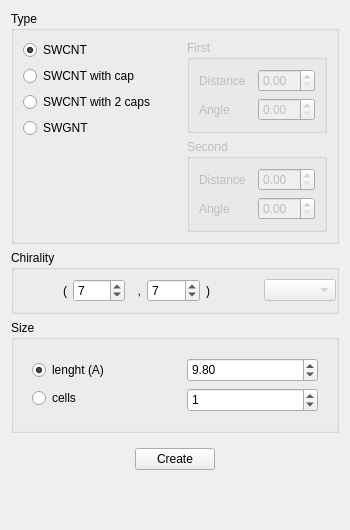
                  <widget class="QWidget" name="tab_36">
                   <attribute name="title">
                    <string>SWNT</string>
                   </attribute>
                   <layout class="QVBoxLayout" name="verticalLayout_94">
                    <item>
                     <widget class="QGroupBox" name="groupBox_3">
                      <property name="minimumSize">
                       <size>
                        <width>0</width>
                        <height>0</height>
                       </size>
                      </property>
                      <property name="maximumSize">
                       <size>
                        <width>16777215</width>
                        <height>16777215</height>
                       </size>
                      </property>
                      <property name="title">
                       <string>Type</string>
                      </property>
                      <layout class="QHBoxLayout" name="horizontalLayout_43">
                       <property name="leftMargin">
                        <number>0</number>
                       </property>
                       <property name="topMargin">
                        <number>0</number>
                       </property>
                       <property name="rightMargin">
                        <number>0</number>
                       </property>
                       <property name="bottomMargin">
                        <number>0</number>
                       </property>
                       <item>
                        <widget class="QFrame" name="frame_13">
                         <property name="frameShape">
                          <enum>QFrame::NoFrame</enum>
                         </property>
                         <property name="frameShadow">
                          <enum>QFrame::Raised</enum>
                         </property>
                         <layout class="QVBoxLayout" name="verticalLayout_19">
                          <item>
                           <widget class="QRadioButton" name="FormActionsPreRadioSWNT">
                            <property name="text">
                             <string>SWCNT</string>
                            </property>
                            <property name="checked">
                             <bool>true</bool>
                            </property>
                           </widget>
                          </item>
                          <item>
                           <widget class="QRadioButton" name="FormActionsPreRadioSWNTcap">
                            <property name="text">
                             <string>SWCNT with cap</string>
                            </property>
                           </widget>
                          </item>
                          <item>
                           <widget class="QRadioButton" name="FormActionsPreRadioSWNTcap_2">
                            <property name="text">
                             <string>SWCNT with 2 caps</string>
                            </property>
                           </widget>
                          </item>
                          <item>
                           <widget class="QRadioButton" name="createSWGNTradio">
                            <property name="text">
                             <string>SWGNT</string>
                            </property>
                            <property name="checked">
                             <bool>false</bool>
                            </property>
                           </widget>
                          </item>
                          <item>
                           <spacer name="verticalSpacer_5">
                            <property name="orientation">
                             <enum>Qt::Vertical</enum>
                            </property>
                            <property name="sizeHint" stdset="0">
                             <size>
                              <width>20</width>
                              <height>40</height>
                             </size>
                            </property>
                           </spacer>
                          </item>
                         </layout>
                        </widget>
                       </item>
                       <item>
                        <widget class="QFrame" name="frame_24">
                         <property name="frameShape">
                          <enum>QFrame::NoFrame</enum>
                         </property>
                         <property name="frameShadow">
                          <enum>QFrame::Raised</enum>
                         </property>
                         <layout class="QVBoxLayout" name="verticalLayout_64">
                          <item>
                           <widget class="QGroupBox" name="FormCreateGroupFirstCap">
                            <property name="enabled">
                             <bool>false</bool>
                            </property>
                            <property name="minimumSize">
                             <size>
                              <width>0</width>
                              <height>0</height>
                             </size>
                            </property>
                            <property name="title">
                             <string>First</string>
                            </property>
                            <layout class="QVBoxLayout" name="verticalLayout_66">
                             <item>
                              <widget class="QFrame" name="frame_98">
                               <property name="frameShape">
                                <enum>QFrame::NoFrame</enum>
                               </property>
                               <property name="frameShadow">
                                <enum>QFrame::Raised</enum>
                               </property>
                               <layout class="QHBoxLayout" name="horizontalLayout_102">
                                <property name="leftMargin">
                                 <number>0</number>
                                </property>
                                <property name="topMargin">
                                 <number>0</number>
                                </property>
                                <property name="rightMargin">
                                 <number>0</number>
                                </property>
                                <property name="bottomMargin">
                                 <number>0</number>
                                </property>
                                <item>
                                 <widget class="QLabel" name="label_45">
                                  <property name="text">
                                   <string>Distance</string>
                                  </property>
                                 </widget>
                                </item>
                                <item>
                                 <widget class="QDoubleSpinBox" name="FormCreateSpinFirstCapDist">
                                  <property name="locale">
                                   <locale language="English" country="UnitedStates"/>
                                  </property>
                                 </widget>
                                </item>
                               </layout>
                              </widget>
                             </item>
                             <item>
                              <widget class="QFrame" name="frame_99">
                               <property name="frameShape">
                                <enum>QFrame::NoFrame</enum>
                               </property>
                               <property name="frameShadow">
                                <enum>QFrame::Raised</enum>
                               </property>
                               <layout class="QHBoxLayout" name="horizontalLayout_103">
                                <property name="leftMargin">
                                 <number>0</number>
                                </property>
                                <property name="topMargin">
                                 <number>0</number>
                                </property>
                                <property name="rightMargin">
                                 <number>0</number>
                                </property>
                                <property name="bottomMargin">
                                 <number>0</number>
                                </property>
                                <item>
                                 <widget class="QLabel" name="label_46">
                                  <property name="text">
                                   <string>Angle</string>
                                  </property>
                                 </widget>
                                </item>
                                <item>
                                 <widget class="QDoubleSpinBox" name="FormCreateSpinFirstCapAngle">
                                  <property name="locale">
                                   <locale language="English" country="UnitedStates"/>
                                  </property>
                                 </widget>
                                </item>
                               </layout>
                              </widget>
                             </item>
                            </layout>
                           </widget>
                          </item>
                          <item>
                           <widget class="QGroupBox" name="FormCreateGroupSecondCap">
                            <property name="enabled">
                             <bool>false</bool>
                            </property>
                            <property name="minimumSize">
                             <size>
                              <width>0</width>
                              <height>0</height>
                             </size>
                            </property>
                            <property name="title">
                             <string>Second</string>
                            </property>
                            <layout class="QVBoxLayout" name="verticalLayout_67">
                             <item>
                              <widget class="QFrame" name="frame_100">
                               <property name="frameShape">
                                <enum>QFrame::NoFrame</enum>
                               </property>
                               <property name="frameShadow">
                                <enum>QFrame::Raised</enum>
                               </property>
                               <layout class="QHBoxLayout" name="horizontalLayout_105">
                                <property name="leftMargin">
                                 <number>0</number>
                                </property>
                                <property name="topMargin">
                                 <number>0</number>
                                </property>
                                <property name="rightMargin">
                                 <number>0</number>
                                </property>
                                <property name="bottomMargin">
                                 <number>0</number>
                                </property>
                                <item>
                                 <widget class="QLabel" name="label_47">
                                  <property name="text">
                                   <string>Distance</string>
                                  </property>
                                 </widget>
                                </item>
                                <item>
                                 <widget class="QDoubleSpinBox" name="FormCreateSpinSecondCapDist">
                                  <property name="locale">
                                   <locale language="English" country="UnitedStates"/>
                                  </property>
                                 </widget>
                                </item>
                               </layout>
                              </widget>
                             </item>
                             <item>
                              <widget class="QFrame" name="frame_101">
                               <property name="frameShape">
                                <enum>QFrame::NoFrame</enum>
                               </property>
                               <property name="frameShadow">
                                <enum>QFrame::Raised</enum>
                               </property>
                               <layout class="QHBoxLayout" name="horizontalLayout_104">
                                <property name="leftMargin">
                                 <number>0</number>
                                </property>
                                <property name="topMargin">
                                 <number>0</number>
                                </property>
                                <property name="rightMargin">
                                 <number>0</number>
                                </property>
                                <property name="bottomMargin">
                                 <number>0</number>
                                </property>
                                <item>
                                 <widget class="QLabel" name="label_48">
                                  <property name="text">
                                   <string>Angle</string>
                                  </property>
                                 </widget>
                                </item>
                                <item>
                                 <widget class="QDoubleSpinBox" name="FormCreateSpinSecondCapAngle">
                                  <property name="locale">
                                   <locale language="English" country="UnitedStates"/>
                                  </property>
                                 </widget>
                                </item>
                               </layout>
                              </widget>
                             </item>
                            </layout>
                           </widget>
                          </item>
                         </layout>
                        </widget>
                       </item>
                      </layout>
                     </widget>
                    </item>
                    <item>
                     <widget class="QGroupBox" name="groupBox_8">
                      <property name="minimumSize">
                       <size>
                        <width>0</width>
                        <height>0</height>
                       </size>
                      </property>
                      <property name="maximumSize">
                       <size>
                        <width>16777215</width>
                        <height>16777215</height>
                       </size>
                      </property>
                      <property name="title">
                       <string>Chirality</string>
                      </property>
                      <layout class="QHBoxLayout" name="horizontalLayout_30">
                       <property name="leftMargin">
                        <number>0</number>
                       </property>
                       <property name="rightMargin">
                        <number>0</number>
                       </property>
                       <item>
                        <widget class="QLabel" name="label_9">
                         <property name="text">
                          <string>(</string>
                         </property>
                         <property name="alignment">
                          <set>Qt::AlignRight|Qt::AlignTrailing|Qt::AlignVCenter</set>
                         </property>
                        </widget>
                       </item>
                       <item>
                        <widget class="QSpinBox" name="spin_swnt_index_n">
                         <property name="value">
                          <number>7</number>
                         </property>
                        </widget>
                       </item>
                       <item>
                        <widget class="QLabel" name="label_23">
                         <property name="maximumSize">
                          <size>
                           <width>10</width>
                           <height>16777215</height>
                          </size>
                         </property>
                         <property name="text">
                          <string>,</string>
                         </property>
                         <property name="alignment">
                          <set>Qt::AlignRight|Qt::AlignTrailing|Qt::AlignVCenter</set>
                         </property>
                        </widget>
                       </item>
                       <item>
                        <widget class="QSpinBox" name="spin_swnt_index_m">
                         <property name="value">
                          <number>7</number>
                         </property>
                        </widget>
                       </item>
                       <item>
                        <widget class="QLabel" name="label_44">
                         <property name="text">
                          <string>)</string>
                         </property>
                        </widget>
                       </item>
                       <item>
                        <widget class="QComboBox" name="FormActionsPreComboSWNTind">
                         <property name="enabled">
                          <bool>false</bool>
                         </property>
                        </widget>
                       </item>
                      </layout>
                     </widget>
                    </item>
                    <item>
                     <widget class="QGroupBox" name="groupBox_2">
                      <property name="minimumSize">
                       <size>
                        <width>0</width>
                        <height>0</height>
                       </size>
                      </property>
                      <property name="maximumSize">
                       <size>
                        <width>16777215</width>
                        <height>16777215</height>
                       </size>
                      </property>
                      <property name="title">
                       <string>Size</string>
                      </property>
                      <layout class="QHBoxLayout" name="horizontalLayout_134">
                       <item>
                        <widget class="QFrame" name="frame_97">
                         <property name="frameShape">
                          <enum>QFrame::NoFrame</enum>
                         </property>
                         <property name="frameShadow">
                          <enum>QFrame::Raised</enum>
                         </property>
                         <layout class="QVBoxLayout" name="verticalLayout_65">
                          <item>
                           <widget class="QRadioButton" name="FormActionsPreRadioSWNTuselen">
                            <property name="text">
                             <string>lenght (A)</string>
                            </property>
                            <property name="checked">
                             <bool>true</bool>
                            </property>
                           </widget>
                          </item>
                          <item>
                           <widget class="QRadioButton" name="FormActionsPreRadioSWNTusecell">
                            <property name="text">
                             <string>cells</string>
                            </property>
                           </widget>
                          </item>
                         </layout>
                        </widget>
                       </item>
                       <item>
                        <widget class="QFrame" name="frame_12">
                         <property name="frameShape">
                          <enum>QFrame::NoFrame</enum>
                         </property>
                         <property name="frameShadow">
                          <enum>QFrame::Raised</enum>
                         </property>
                         <layout class="QVBoxLayout" name="verticalLayout_98">
                          <item>
                           <widget class="QDoubleSpinBox" name="spin_swnt_len">
                            <property name="minimumSize">
                             <size>
                              <width>0</width>
                              <height>24</height>
                             </size>
                            </property>
                            <property name="maximumSize">
                             <size>
                              <width>16777215</width>
                              <height>24</height>
                             </size>
                            </property>
                            <property name="locale">
                             <locale language="English" country="UnitedStates"/>
                            </property>
                            <property name="singleStep">
                             <double>0.500000000000000</double>
                            </property>
                            <property name="value">
                             <double>9.800000000000001</double>
                            </property>
                           </widget>
                          </item>
                          <item>
                           <widget class="QSpinBox" name="spin_swnt_cells">
                            <property name="minimumSize">
                             <size>
                              <width>0</width>
                              <height>24</height>
                             </size>
                            </property>
                            <property name="maximumSize">
                             <size>
                              <width>16777215</width>
                              <height>24</height>
                             </size>
                            </property>
                            <property name="value">
                             <number>1</number>
                            </property>
                           </widget>
                          </item>
                         </layout>
                        </widget>
                       </item>
                      </layout>
                     </widget>
                    </item>
                    <item>
                     <widget class="QFrame" name="frame_23">
                      <property name="minimumSize">
                       <size>
                        <width>0</width>
                        <height>0</height>
                       </size>
                      </property>
                      <property name="maximumSize">
                       <size>
                        <width>16777215</width>
                        <height>16777215</height>
                       </size>
                      </property>
                      <property name="frameShape">
                       <enum>QFrame::NoFrame</enum>
                      </property>
                      <property name="frameShadow">
                       <enum>QFrame::Raised</enum>
                      </property>
                      <layout class="QHBoxLayout" name="horizontalLayout_13">
                       <item>
                        <spacer name="horizontalSpacer_15">
                         <property name="orientation">
                          <enum>Qt::Horizontal</enum>
                         </property>
                         <property name="sizeHint" stdset="0">
                          <size>
                           <width>115</width>
                           <height>17</height>
                          </size>
                         </property>
                        </spacer>
                       </item>
                       <item>
                        <widget class="QPushButton" name="but_create_nanotube">
                         <property name="text">
                          <string>Create</string>
                         </property>
                        </widget>
                       </item>
                       <item>
                        <spacer name="horizontalSpacer_16">
                         <property name="orientation">
                          <enum>Qt::Horizontal</enum>
                         </property>
                         <property name="sizeHint" stdset="0">
                          <size>
                           <width>115</width>
                           <height>17</height>
                          </size>
                         </property>
                        </spacer>
                       </item>
                      </layout>
                     </widget>
                    </item>
                    <item>
                     <spacer name="verticalSpacer_4">
                      <property name="orientation">
                       <enum>Qt::Vertical</enum>
                      </property>
                      <property name="sizeHint" stdset="0">
                       <size>
                        <width>20</width>
                        <height>40</height>
                       </size>
                      </property>
                     </spacer>
                    </item>
                   </layout>
                  </widget>
